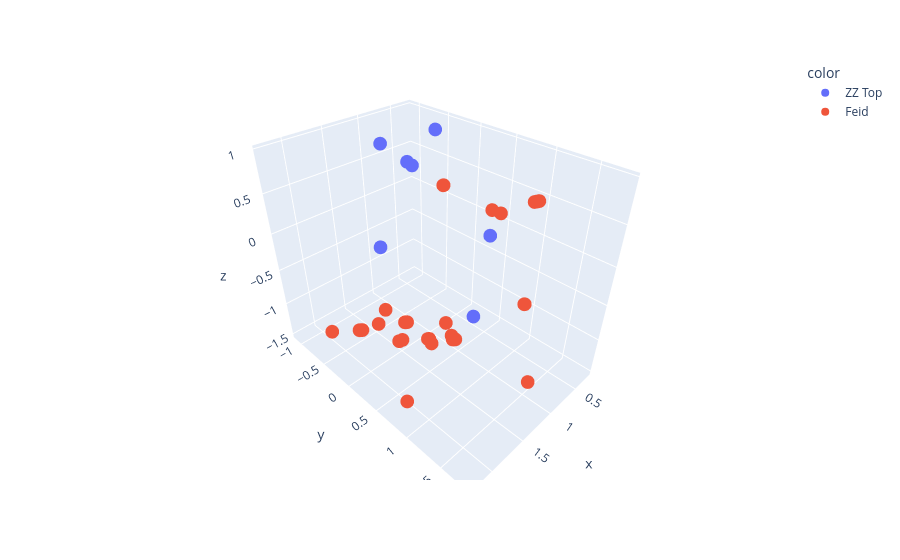

Notebook code cell kept with this figure:
### Markdown cell above
Comparacion adele vs badbunny, PC1:Intensidad, energía  PC2: Musica comercial bailable PC13: Melancolia

### Code cell
fig = px.scatter_3d(
    x=df_bad_adele["PC1"],
    y=df_bad_adele["PC2"],    
    z=df_bad_adele["PC3"],
    
    color=df_bad_adele["artists"].astype(str)
)
fig.show()

### Figure 1 — Plotly figure (JSON) as saved in the notebook; plotly's stock layout.template omitted (floating-point values rounded to 4 significant figures; data arrays with more than 128 entries replaced by an {"elided": "..."} marker saying what was removed)
{"data": [{"hovertemplate": "color=ZZ Top<br>x=%{x}<br>y=%{y}<br>z=%{z}<extra></extra>", "legendgroup": "ZZ Top", "marker": {"color": "#636efa", "symbol": "circle"}, "mode": "markers", "name": "ZZ Top", "scene": "scene", "showlegend": true, "type": "scatter3d", "x": [0.3426, 0.248, 0.9051, 0.9747, 0.9184, 1.259, 1.84, 0.3426, 0.248, 0.9051, 0.9747, 0.9184, 1.259, 0.3426, 0.248], "y": [-1.088, -0.6614, 0.6365, -0.8283, 0.8101, 0.01808, 0.1577, -1.088, -0.6614, 0.6365, -0.8283, 0.8101, 0.01808, -1.088, -0.6614], "z": [0.2911, 0.807, -0.9704, 0.7824, 0.2316, 0.8649, 0.2123, 0.2911, 0.807, -0.9704, 0.7824, 0.2316, 0.8649, 0.2911, 0.807]}, {"hovertemplate": "color=Feid<br>x=%{x}<br>y=%{y}<br>z=%{z}<extra></extra>", "legendgroup": "Feid", "marker": {"color": "#EF553B", "symbol": "circle"}, "mode": "markers", "name": "Feid", "scene": "scene", "showlegend": true, "type": "scatter3d", "x": {"elided": "164 float values"}, "y": {"elided": "164 float values"}, "z": {"elided": "164 float values"}}], "layout": {"legend": {"title": {"text": "color"}, "tracegroupgap": 0}, "margin": {"t": 60}, "scene": {"domain": {"x": [0, 1], "y": [0, 1]}, "xaxis": {"title": {"text": "x"}}, "yaxis": {"title": {"text": "y"}}, "zaxis": {"title": {"text": "z"}}}}}
